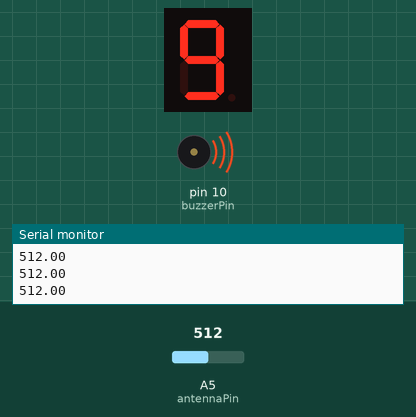
The sketch below on a simulated Arduino Uno, built with avr-gcc and run on an emulated ATmega328P. Parts: 1-digit seven-segment display, buzzer (waves = sounding), the last lines printed to the serial monitor. Wiring (inferred from the names in the program): 1-digit 7-segment display, segments lit when HIGH: segments pin 2, pin 3, pin 4, pin 5, pin 6, pin 7, pin 8, pin 9. Inputs (shaded band) come from the test bench; at power-on: A5 (antennaPin) = 512. The segment pins are drawn as the display they are named for.

Above: at 1.2 s.
1.3 s: A5 (antennaPin) set to 4
At 2.5 s:
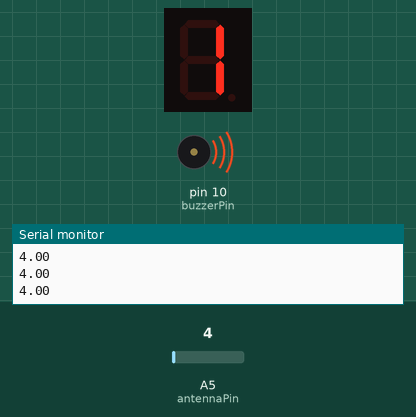
2.8 s: A5 (antennaPin) set to 1
At 4.0 s:
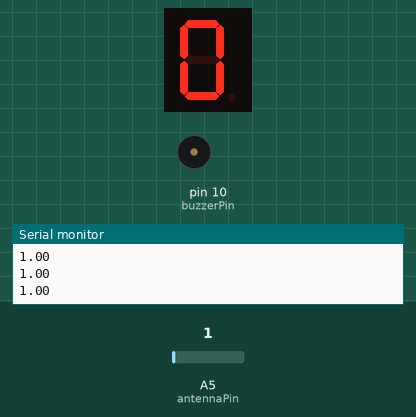
4.3 s: A5 (antennaPin) set to 19
At 5.2 s:
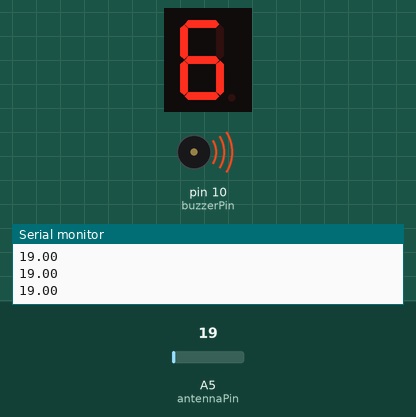
Timing chart, 0 to 7.3 s (numbered marks = the images above; inputs shaded):
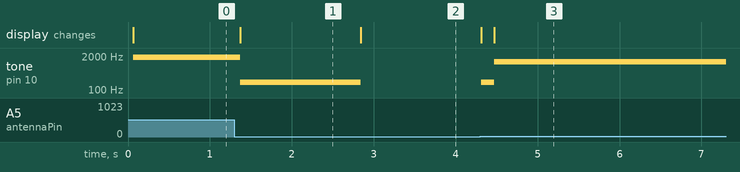

Measured:
- the behaviour switches between 3 and 2 on A5 (antennaPin) (found by bisection; images 1 and 2)
- after the input at 1.3 s, tone on pin 10 (buzzerPin): 1800 Hz → 200 Hz after 0.07 s; the display: changes after 0.07 s (image 1)
- after the input at 2.8 s, tone on pin 10 (buzzerPin): 200 Hz → silent at once; the display: changes at once (image 2)
- after the input at 4.3 s, tone on pin 10 (buzzerPin): silent → 200 Hz at once, → 1200 Hz 0.16 s later; the display: first changes at once (image 3 shows a later state)

The sketch:

tema3.ino
```cpp
// segment pins
const int pinA = 2;
const int pinB = 3;
const int pinC = 4;
const int pinD = 5;
const int pinE = 6;
const int pinF = 7;
const int pinG = 8;
const int pinDP = 9;

const int segSize = 8;
const int noOfDigits = 10;

// store the pins in an array for easier access
int segments[segSize] = {
  pinA, pinB, pinC, pinD, pinE, pinF, pinG, pinDP
};

const int buzzerPin = 10;
const int antennaPin = A5;

const int minimumAntennaValue = 0;
const int maximumAntennaValue = 25;
const int minimumNumberDigit = 0;
const int maximumNumberDigit = 9;

byte digitMatrix[noOfDigits][segSize - 1] = {
// a  b  c  d  e  f  g
  {1, 1, 1, 1, 1, 1, 0}, // 0
  {0, 1, 1, 0, 0, 0, 0}, // 1
  {1, 1, 0, 1, 1, 0, 1}, // 2
  {1, 1, 1, 1, 0, 0, 1}, // 3
  {0, 1, 1, 0, 0, 1, 1}, // 4
  {1, 0, 1, 1, 0, 1, 1}, // 5
  {1, 0, 1, 1, 1, 1, 1}, // 6
  {1, 1, 1, 0, 0, 0, 0}, // 7
  {1, 1, 1, 1, 1, 1, 1}, // 8
  {1, 1, 1, 1, 0, 1, 1}  // 9
};
float antennaValue = 0;
float averaging = 0;

const int sampleCount = 500;
unsigned int sampleIndex = 0;

int buzzerNote, buzzerBaseValue = 200;

void displayNumber(byte digit) {

  for (int i = 0; i < segSize - 1; i++) {
    digitalWrite(segments[i], digitMatrix[digit][i]);
  }
}

void setup() {

  // initialize all the pins
  for (int i = 0; i < segSize; i++) {
    pinMode(segments[i], OUTPUT);
  }

  pinMode(buzzerPin, OUTPUT);
  pinMode(antennaPin, INPUT);
  Serial.begin(9600);
}

void buzz(int antennaValue) {

  // higher pitched note when detecting something
  buzzerNote = antennaValue * buzzerBaseValue;
  tone(buzzerPin, buzzerNote);
}

void loop() {

  if (sampleIndex < sampleCount) {
    averaging += analogRead(antennaPin);
    sampleIndex += 1;
  }

  if (sampleIndex >= sampleCount) {
    antennaValue = (averaging / sampleCount);
    Serial.println(antennaValue);

    antennaValue = constrain(antennaValue, minimumAntennaValue, maximumAntennaValue);
    antennaValue = map(antennaValue, minimumAntennaValue, maximumAntennaValue, minimumNumberDigit, maximumNumberDigit);

    displayNumber(antennaValue);
    buzz(antennaValue);

    averaging = 0;
    sampleIndex = 0;

    // stabilisation
    delay(100);
  }
}
```
